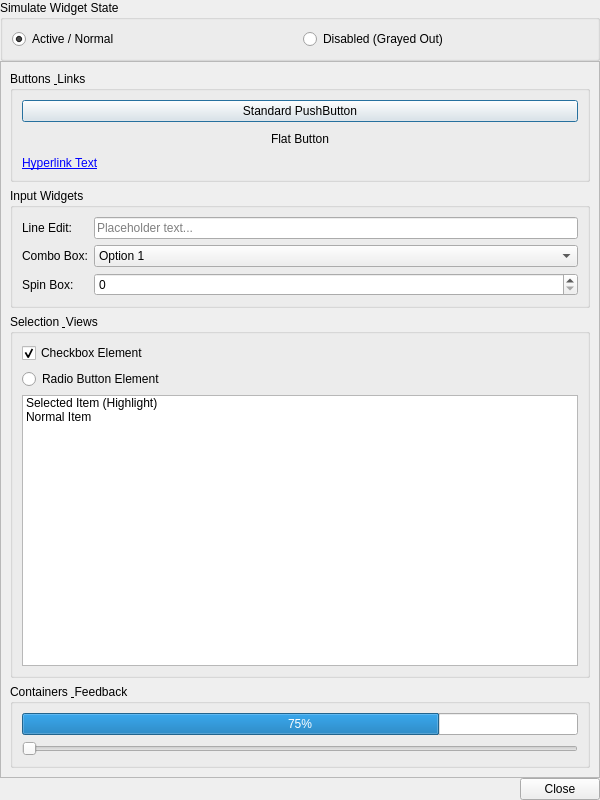
<?xml version="1.0" encoding="UTF-8"?>
<ui version="4.0">
 <class>ThemePreview</class>
 <widget class="QDialog" name="ThemePreview">
  <property name="geometry">
   <rect>
    <x>0</x>
    <y>0</y>
    <width>600</width>
    <height>800</height>
   </rect>
  </property>
  <property name="windowTitle">
   <string>Live Theme Preview</string>
  </property>
  <layout class="QVBoxLayout" name="lay_main">
   <property name="spacing">
    <number>0</number>
   </property>
   <property name="margin" stdset="0">
    <number>0</number>
   </property>
   <item>
    <widget class="QGroupBox" name="grp_state_sim">
     <property name="title">
      <string>Simulate Widget State</string>
     </property>
     <layout class="QHBoxLayout" name="lay_state_sim">
      <item>
       <widget class="QRadioButton" name="rad_active">
        <property name="text">
         <string>Active / Normal</string>
        </property>
        <property name="checked">
         <bool>true</bool>
        </property>
       </widget>
      </item>
      <item>
       <widget class="QRadioButton" name="rad_disabled">
        <property name="text">
         <string>Disabled (Grayed Out)</string>
        </property>
       </widget>
      </item>
     </layout>
    </widget>
   </item>
   <item>
    <widget class="QScrollArea" name="sa_preview">
     <property name="widgetResizable">
      <bool>true</bool>
     </property>
     <widget class="QWidget" name="scrollContent">
      <property name="geometry">
       <rect>
        <x>0</x>
        <y>0</y>
        <width>580</width>
        <height>682</height>
       </rect>
      </property>
      <layout class="QVBoxLayout" name="lay_preview_content">
       <item>
        <widget class="QGroupBox" name="grp_buttons">
         <property name="title">
          <string>Buttons &amp; Links</string>
         </property>
         <layout class="QVBoxLayout" name="lay_buttons">
          <item>
           <widget class="QPushButton" name="btn_normal">
            <property name="text">
             <string>Standard PushButton</string>
            </property>
           </widget>
          </item>
          <item>
           <widget class="QPushButton" name="btn_flat">
            <property name="text">
             <string>Flat Button</string>
            </property>
            <property name="flat">
             <bool>true</bool>
            </property>
           </widget>
          </item>
          <item>
           <widget class="QLabel" name="l_link">
            <property name="text">
             <string>&lt;a href=&quot;#&quot;&gt;Hyperlink Text&lt;/a&gt;</string>
            </property>
           </widget>
          </item>
         </layout>
        </widget>
       </item>
       <item>
        <widget class="QGroupBox" name="grp_inputs">
         <property name="title">
          <string>Input Widgets</string>
         </property>
         <layout class="QFormLayout" name="lay_form">
          <item row="0" column="0">
           <widget class="QLabel" name="l_line_edit">
            <property name="text">
             <string>Line Edit:</string>
            </property>
           </widget>
          </item>
          <item row="0" column="1">
           <widget class="QLineEdit" name="edt_input">
            <property name="placeholderText">
             <string>Placeholder text...</string>
            </property>
           </widget>
          </item>
          <item row="1" column="0">
           <widget class="QLabel" name="l_combo">
            <property name="text">
             <string>Combo Box:</string>
            </property>
           </widget>
          </item>
          <item row="1" column="1">
           <widget class="QComboBox" name="cb_options">
            <item>
             <property name="text">
              <string>Option 1</string>
             </property>
            </item>
            <item>
             <property name="text">
              <string>Option 2</string>
             </property>
            </item>
           </widget>
          </item>
          <item row="2" column="0">
           <widget class="QLabel" name="l_spin">
            <property name="text">
             <string>Spin Box:</string>
            </property>
           </widget>
          </item>
          <item row="2" column="1">
           <widget class="QSpinBox" name="sb_value"/>
          </item>
         </layout>
        </widget>
       </item>
       <item>
        <widget class="QGroupBox" name="grp_selection">
         <property name="title">
          <string>Selection &amp; Views</string>
         </property>
         <layout class="QVBoxLayout" name="lay_selection">
          <item>
           <widget class="QCheckBox" name="chk_element">
            <property name="text">
             <string>Checkbox Element</string>
            </property>
            <property name="checked">
             <bool>true</bool>
            </property>
           </widget>
          </item>
          <item>
           <widget class="QRadioButton" name="rad_element">
            <property name="text">
             <string>Radio Button Element</string>
            </property>
           </widget>
          </item>
          <item>
           <widget class="QListWidget" name="lst_widget">
            <item>
             <property name="text">
              <string>Selected Item (Highlight)</string>
             </property>
            </item>
            <item>
             <property name="text">
              <string>Normal Item</string>
             </property>
            </item>
           </widget>
          </item>
         </layout>
        </widget>
       </item>
       <item>
        <widget class="QGroupBox" name="grp_progress">
         <property name="title">
          <string>Containers &amp; Feedback</string>
         </property>
         <layout class="QVBoxLayout" name="lay_progress">
          <item>
           <widget class="QProgressBar" name="prg_bar">
            <property name="value">
             <number>75</number>
            </property>
           </widget>
          </item>
          <item>
           <widget class="QSlider" name="sld_horizontal">
            <property name="orientation">
             <enum>Qt::Horizontal</enum>
            </property>
           </widget>
          </item>
         </layout>
        </widget>
       </item>
      </layout>
     </widget>
    </widget>
   </item>
   <item>
    <widget class="QDialogButtonBox" name="buttonBox">
     <property name="standardButtons">
      <set>QDialogButtonBox::Close</set>
     </property>
    </widget>
   </item>
  </layout>
 </widget>
 <resources/>
 <connections/>
</ui>
